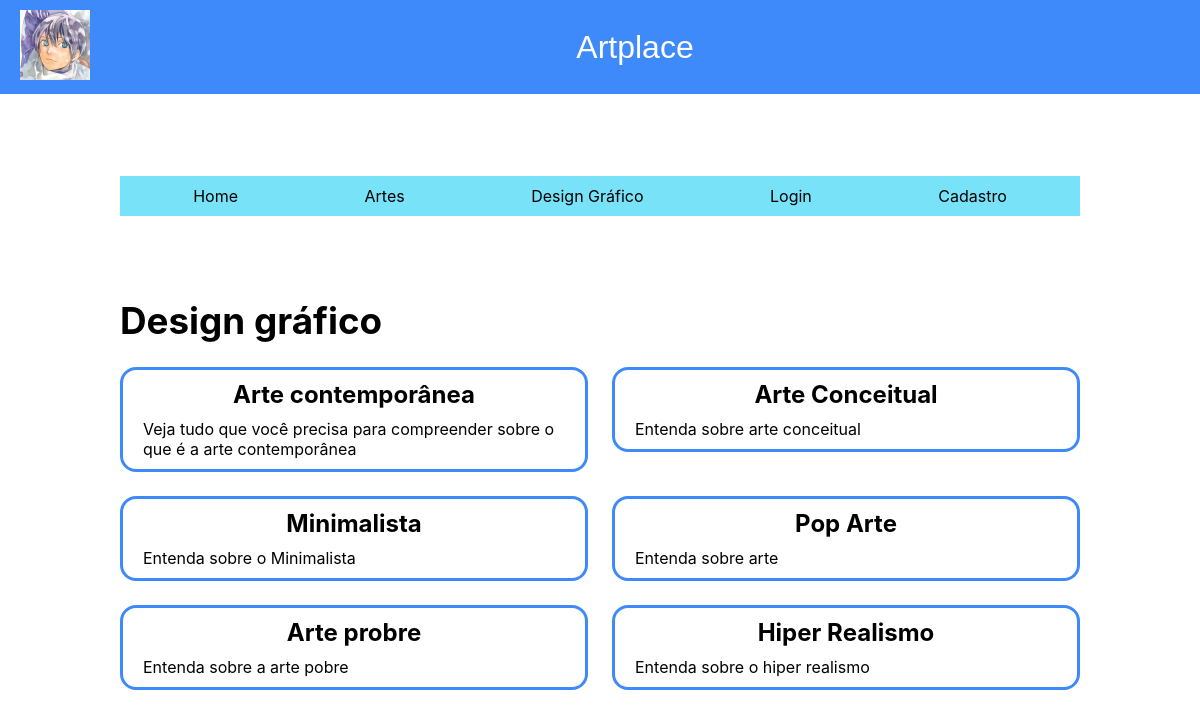
Screenshot of /pages/Design_grafico.php with the database file from the repository.
### tables this page shows
CREATE TABLE `post` (
  `id` int PRIMARY KEY AUTO_INCREMENT,
  `titulo` varchar(100),
  `conteudo` text,
  `resumo` varchar(100),
  `create_at` varchar(255),
  `update_at` varchar(255)
);

### php/getAllDesigns.php (called while the page is built)
<?php
require "connection.php";
$sql = "SELECT * FROM post";
$result = mysqli_query($conn, $sql);
$posts = mysqli_fetch_all($result, MYSQLI_ASSOC);

### pages/Design_grafico.php (the view, shortened to what this page needs)
<!DOCTYPE html>
<html lang="pt_BR">
<head>
	<link rel="stylesheet" href="../css/style.css">
	<link rel="stylesheet" href="../css/design_grafico.css">
</head>
<body>
	<?php include_once("./header.php") ?>
	<?php require_once("../php/getAllDesigns.php"); ?>
	<?php
	function limitarTexto($texto, $limite)
	{
		$contador = strlen($texto);
		if ($contador >= $limite) {
			$texto = substr($texto, 0, strrpos(substr($texto, 0, $limite), ' ')) . '...';
			return $texto;
		} else {
			return $texto;
		}
	}
	?>
	<main class="container">
		<h1>Design gráfico</h1>
		<div class="cardContainer">
			<?php foreach ($posts as $post) : ?>
				<a href="./design.php?id=<?= $post['id'] ?>
					" class="card">
					<h2 class="cardTitle">
						<?= limitarTexto($post['titulo'], 100) ?>
					</h2>
					<p>
						<?= limitarTexto($post['resumo'], 100) ?>
					</p>
				</a>
			<?php endforeach; ?>
		</div>
	</main>
</body>
</html>

### css/style.css (style rules this page uses)
:root { --color-primary: #3f8afa; --color-secondary: #78e2f9; --color-white: #fff; --color-black: #000; --color-red: #fa3f3f; }
* { margin: 0; padding: 0; box-sizing: border-box; font-family: "Inter", sans-serif; }
.cardContainer { display: flex; align-items: center; justify-content: space-between; gap: 24px; margin-top: 24px; }
.card { border: 3px solid var(--color-primary); border-radius: 16px; padding: 10px 20px; max-width: 80%; font-family: "Inter", sans-serif; }
a.card { text-decoration: none; color: var(--color-black); }
.card .cardTitle { width: 100%; text-align: center; margin-bottom: 10px; }

### css/design_grafico.css (style rules this page uses)
.card { max-width: 500px; }
.container { max-width: 80%; margin: 0 auto; }
.container h1 { font-weight: bold; font-family: "Inter", sans-serif; font-size: 2.3rem; margin-bottom: 1rem; }
.cardContainer { display: grid; grid-template-columns: repeat(2, 1fr); align-items: flex-start; }
.card { height: max-content; }

### pages/header.php (style rules this page uses)
:root { --color-primary: #3f8afa; --color-secondary: #78e2f9; --color-white: #fff; --color-black: #000; }
* { margin: 0; padding: 0; box-sizing: border-box; }

### rows the page displays
post: titulo "Arte contemporânea", resumo "Veja tudo que você precisa para compreender sobre o que é a arte contemporânea"
post: titulo "Arte Conceitual", resumo "Entenda sobre arte conceitual"
post: titulo "Міnіmаlіѕtа", resumo "Entenda sobre o Міnіmаlіѕtа"
post: titulo "Pop Arte", resumo "Entenda sobre arte"
post: titulo "Arte probre", resumo "Entenda sobre a arte pobre"
post: titulo "Ніреr Rеаlіѕmо", resumo "Entenda sobre o hiper realismo"

### other values shown
$link[0] "Home"
$link[0] "Artes"
$link[0] "Design Gráfico"
$link[0] "Login"
$link[0] "Cadastro"
